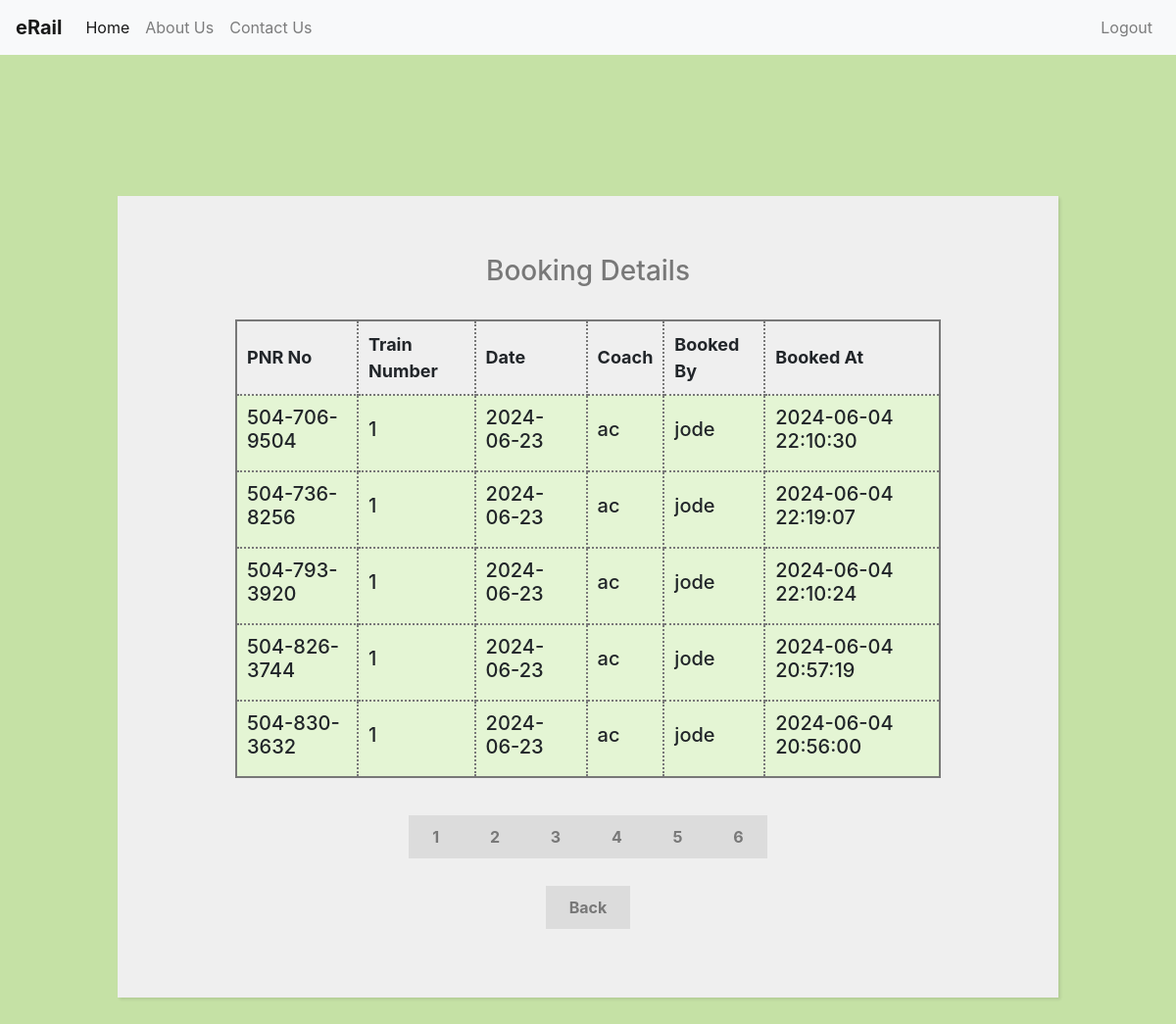
Screenshot of /view-bookings.php?page=4 (signed in) with the database file from the repository.
### tables this page shows
CREATE TABLE `ticket` (
  `pnr_no` varchar(12) NOT NULL,
  `coach` varchar(50) NOT NULL,
  `booked_by` varchar(50) NOT NULL,
  `booked_at` timestamp NOT NULL DEFAULT current_timestamp() ON UPDATE current_timestamp(),
  `t_number` int(11) NOT NULL,
  `t_date` date NOT NULL
);

### template/pagination.php (called while the page is built)
<?php
    $results_per_page = 5;
    $result = $conn->query($sql);
    $number_of_result = $result->num_rows;
    $number_of_page = ceil ($number_of_result / $results_per_page);
    if (!isset ($_GET['page']) ) {
        $page = 1;
    } else {
        $page = $_GET['page'];
    }
    $page_first_result = ($page-1) * $results_per_page;
?>

### view-bookings.php (the view, shortened to what this page needs)
<?php
    include "include/connection.inc.php";
    $sql = "SELECT * FROM ticket";
    include "template/pagination.php";
    $sql = "SELECT * FROM ticket LIMIT " . $page_first_result . ',' . $results_per_page;
    $result = $conn->query($sql);
?>
<!DOCTYPE html>
<html lang="en">
<head>
</head>
<?php include "template/header-name.php" ?>
<div style="margin-top:200px;">
    <form style = "width: 80%;">
        <h3 class="heading">Booking Details</h3><br>
        <section>
            <table>
                <tr>
                    <th>PNR No</th>
                    <th>Train Number</th>
                    <th>Date</th>
                    <th>Coach</th>
                    <th>Booked By</th>
                    <th>Booked At</th>
                </tr>
                <?php
                    while($rows=$result->fetch_assoc())
                    {
                ?>
                <tr>
                    <td><h5><?php echo $rows['pnr_no'];?></h5></td>
                    <td><h5><?php echo $rows['t_number'];?></h5></td>
                    <td><h5><?php echo $rows['t_date'];?></h5></td>
                    <td><h5><?php echo $rows['coach'];?></h5></td>
                    <td><h5><?php echo $rows['booked_by'];?></h5></td>
                    <td><h5><?php echo $rows['booked_at'];?></h5></td>
                </tr>
                <?php
                    }
                ?>
            </table>
        </section>
        <br><br>
        <?php for($page = 1; $page<= $number_of_page; $page++) {  ?>
        <?php    echo '<a class="register" href = "view-bookings.php?page=' . $page . '">' . $page . ' </a>'; ?>
        <?php } ?>
        <br><br><br>
        <a href="admin-page.php" class= "register">Back</a>
    </form>
</div>
</html>

### css/style.css (style rules this page uses)
body { background: #C5E1A5; }
form { width: 50%; margin: 60px auto; background: #efefef; padding: 60px 120px 80px 120px; text-align: center; -webkit-box-shadow: 2px 2px 3px rgba(0,0,0,0.1); box-shadow: 2px 2px 3px rgba(0,0,0,0.1); }
.register { background: rgb(220,220,220); font-weight: bold; color: rgb(120,120,120); padding: 12px 24px; }
.heading { color: rgb(120,120,120); }

### view-bookings.php (style rules this page uses)
table { width: 100%; margin: 0 auto; font-size: large; border: 2px solid rgb(120, 120, 120); }
td { background-color: #E4F5D4; border: 2px solid rgb(120, 120, 120); }
th, td { font-weight: bold; border: 2px dotted rgb(120, 120, 120); padding: 10px; text-align: left; }
td { font-weight: lighter; }

### rows the page displays
ticket: pnr_no "504-706-9504", t_number "1", t_date "2024-06-23", coach "ac", booked_by "jode", booked_at "2024-06-04 22:10:30"
ticket: pnr_no "504-736-8256", t_number "1", t_date "2024-06-23", coach "ac", booked_by "jode", booked_at "2024-06-04 22:19:07"
ticket: pnr_no "504-793-3920", t_number "1", t_date "2024-06-23", coach "ac", booked_by "jode", booked_at "2024-06-04 22:10:24"
ticket: pnr_no "504-826-3744", t_number "1", t_date "2024-06-23", coach "ac", booked_by "jode", booked_at "2024-06-04 20:57:19"
ticket: pnr_no "504-830-3632", t_number "1", t_date "2024-06-23", coach "ac", booked_by "jode", booked_at "2024-06-04 20:56:00"
